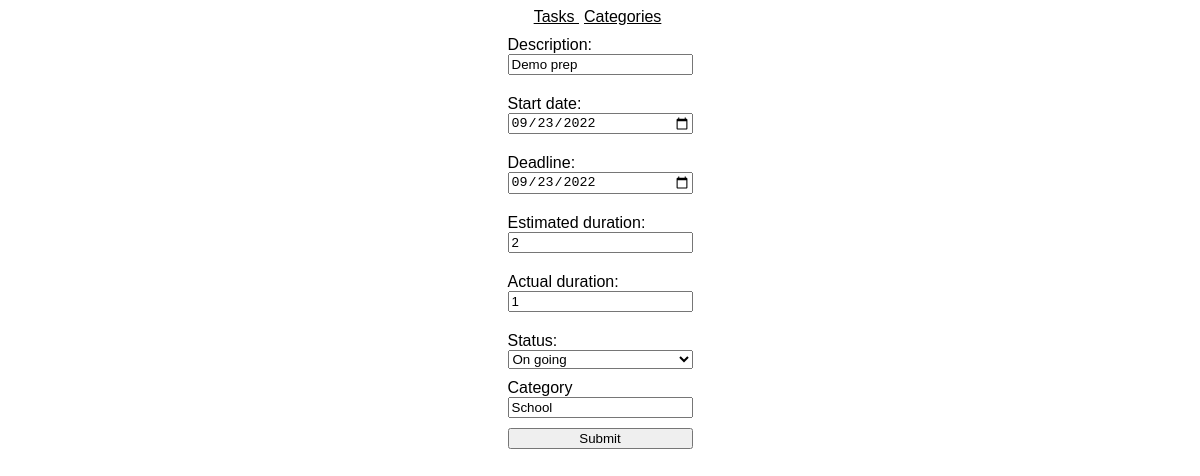
The page /task/update/14 on the database its author committed.
### tasks/models.py (models this page shows, shortened)
class Task(models.Model):
    not_started = "NS"
    on_going = "OG"
    completed = "C"
    STATUS = (
        (not_started, "Not started"),
        (on_going, "On going"),
        (completed, "Completed")
    )
    description = models.CharField(max_length=200)
    category = models.ForeignKey(Category, on_delete=models.CASCADE)
    start = models.DateField("Start date")  # add default?
    deadline = models.DateField("Deadline")  # add default?
    estimated_duration = models.IntegerField(default=0)
    actual_duration = models.IntegerField(default=0)
    status = models.CharField(
        max_length=2, choices=STATUS, default=not_started)

class Category(models.Model):
    name = models.CharField(max_length=50, unique=True)
    def __str__(self) -> str:
        return self.name

### tasks/views.py (the view, shortened to what this page needs)
# urls.py: path('task/update/<int:id>', views.update_task, name='update task'),
def update_task(request, id):
    task = Task.objects.get(id=id)
    task_form = TaskForm(instance=task)
    current_category = task.category
    categories = Category.objects.all()
    return render(request, "update_task.html", {'form': task_form, 'categories': categories, 'current_category': current_category, 'task': task})

### tasks/forms.py
class TaskForm(forms.ModelForm):
    class Meta:
        model = Task
        exclude = ['category']
        widgets = {
            'start': forms.DateInput(attrs={'class': 'form-control', 'placeholder': 'Select a date', 'type': 'date'}),
            'deadline': forms.DateInput(attrs={'class': 'form-control', 'placeholder': 'Select a date', 'type': 'date'})
        }

### tasks/templates/update_task.html (shortened to what this page needs)
{% include "header.html" %}
<form action="" method="POST" autocomplete="off">
    {{form}}
    <label for="category">Category</label>
    <input name="category" type="text" list="category" value="{{ current_category }}">
    <input type="submit">
</form>
{% include "footer.html" %}

### tasks/static/css/base.css (style rules this page uses)
body { display: flex; flex-direction: column; align-items: center; font-family: sans-serif; color: black; }
form { display: flex; flex-direction: column; }
label { margin-top: 10px; }
input { margin-bottom: 10px; }

### rows shown on the page
Task: description "Demo prep", start "09/23/2022", deadline "09/23/2022", estimated_duration "2", actual_duration "1", status "On going"
Category: category "School"
